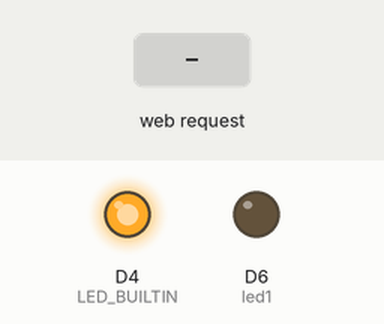
Recording of a sketch running on a simulated ESP8266 (NodeMCU). Shown: output pins drawn as LEDs (lit = HIGH, except the on-board LED, lit = LOW). Dashed ring = blinking. The test bench sets the inputs (shaded band). WiFi joins after 1.5 s; servers stay silent unless stated; what the sketch prints to the serial monitor is not drawn.

Above: at 2.7 s.
2.8 s: HTTP request GET /uckezyak received
At 3.1 s:
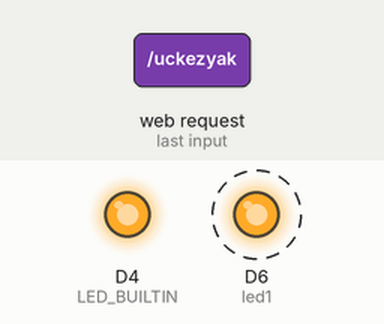
5.8 s: HTTP request GET /LED-ACIK received
At 6.6 s:
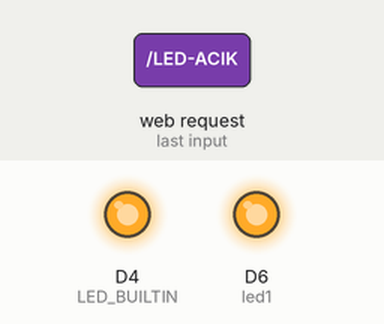
7.3 s: HTTP request GET /LED-KAPALI received
At 7.8 s:
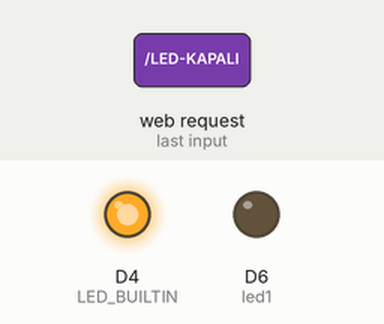
Timing chart, 0 to 10.3 s (numbered marks = the images above; inputs shaded):
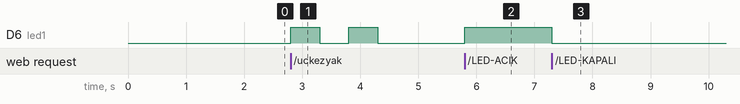

Measured:
- after the input at 2.8 s, D6 (led1): alternates HIGH for 0.50 s and LOW for 0.50 s, 4 changes in all, then stays LOW, starting at once
- after the input at 5.8 s, D6 (led1): LOW → HIGH at once
- after the input at 7.3 s, D6 (led1): HIGH → LOW at once

The sketch:

nodeMCU_server_SADE_3butoneklendi.ino
```cpp
#include <ESP8266WiFi.h>
int led1 = D6;
int value =0;
const char* ssid = "Redmi";
const char* password = "onur1905";
WiFiServer server(80);

void setup() {
Serial.begin(115200);
pinMode(led1, OUTPUT);

delay(10);

   pinMode(LED_BUILTIN, OUTPUT);

// Wifi bağlantısı
Serial.println();
Serial.println();
Serial.print("Connecting to ");
Serial.println(ssid);

WiFi.begin(ssid, password);

while (WiFi.status() != WL_CONNECTED) {
delay(500);
Serial.print(".");
}
Serial.println("");
Serial.println("WiFi connected");

// server baslatılıyor
server.begin();
Serial.println("Server started");

// baglantı saglandıktan sonra serial monitorde bize ip adresini gösterecek
Serial.print("Use this URL to connect: ");
Serial.print("http://");
Serial.print(WiFi.localIP());
Serial.println("/");

}

void loop() {
// bir clien istemci baglı olup olmadığını kontrol ediyoruz
WiFiClient client = server.available();
if (!client) {
return;
}

// client ın bir data gondermesini bekliyoruz
Serial.println("new client");
while(!client.available()){
delay(1);
}

// gelen istekleri okuyoruz
String request = client.readStringUntil('\r');
Serial.println(request);
client.flush();

int value = LOW;
if (request.indexOf("/LED-ACIK") != -1) {
     digitalWrite(led1, HIGH);

     value = 1;
}
if (request.indexOf("/LED-KAPALI") != -1) {
     digitalWrite(led1, LOW);

     value = 2;
}

if (request.indexOf("/uckezyak") != -1) {
   for(int i=1; i<3; i++){
    digitalWrite(led1,HIGH);
    delay(500);
    digitalWrite(led1,LOW);
    delay(500);

    }
     value = 3;
}

if (request.indexOf("/onbeskezyak") != -1) {
   for(int i=1; i<14; i++){
    digitalWrite(led1,HIGH);
    delay(500);
    digitalWrite(led1,LOW);
    delay(500);

    }
     value = 4;
}
// bu kısımda html kodlarını internet arayüzüne yazdırıyoruz.

client.println("HTTP/1.1 200 OK");
client.println("Content-Type: text/html");
client.println("");
client.println("<!DOCTYPE HTML>");
client.println("<html>");


if(value == 1) {
client.print("NODEMCU LED suanda: ");
client.print("ACIK");
}
else if(value == 2) {
 client.print("NODEMCU LED suanda: ");
client.print("KAPALI");
}
else if(value == 3) {
client.print("3 kez yandi");
}
else if(value == 4) {
client.print("15 kez yandi.");
}
client.println("");
client.println("<a href=\"/LED-ACIK\"\"><button>ledi yak </button></a>");
client.println("<a href=\"/LED-KAPALI\"\"><button>ledi sondur</button></a>");
client.println("<a href=\"/uckezyak\"\"><button>3 KEZ YAK SONDUR</button></a>");
client.println("<a href=\"/onbeskezyak\"\"><button>15 KEZ YAK SONDUR</button></a>");
client.println("</html>");

delay(1);
Serial.println("Client disconnected");
Serial.println("");

}
```
